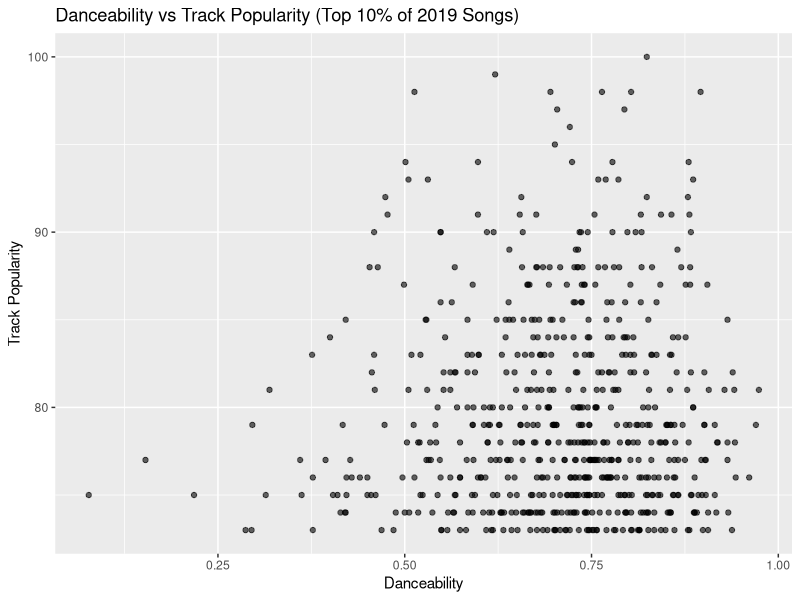
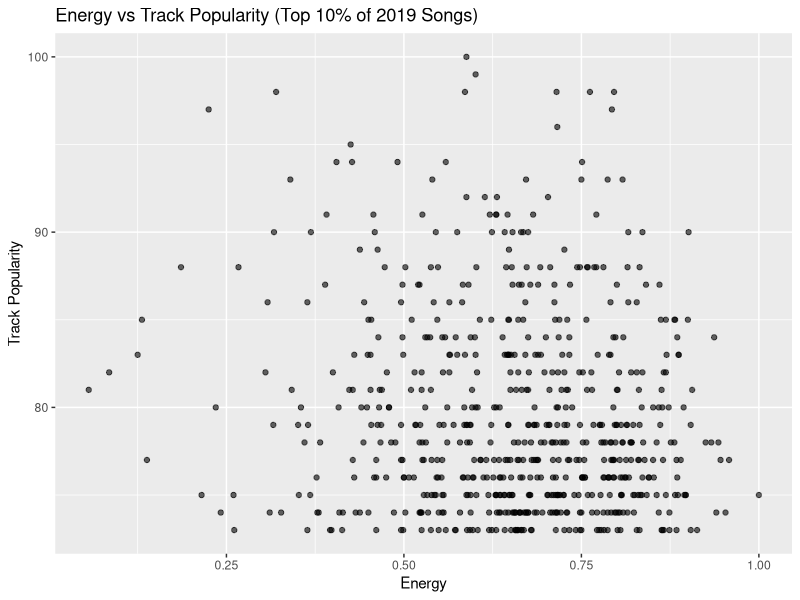
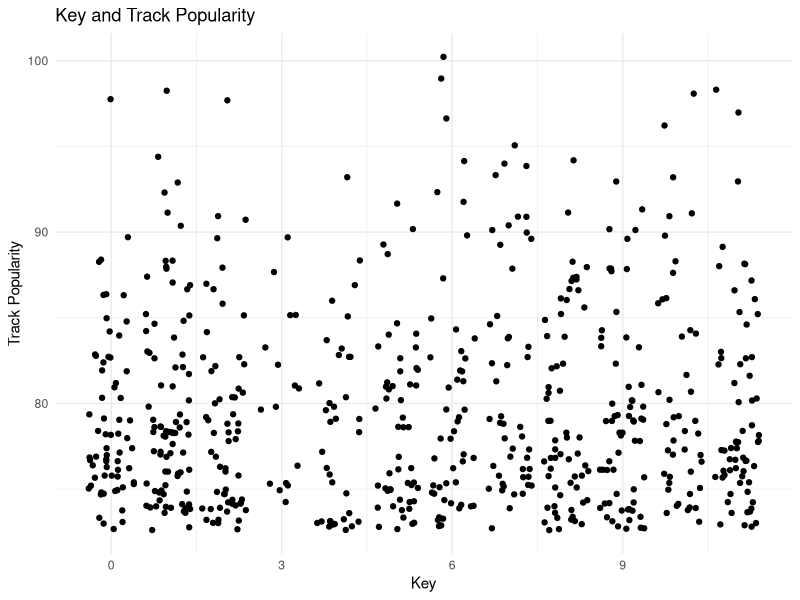
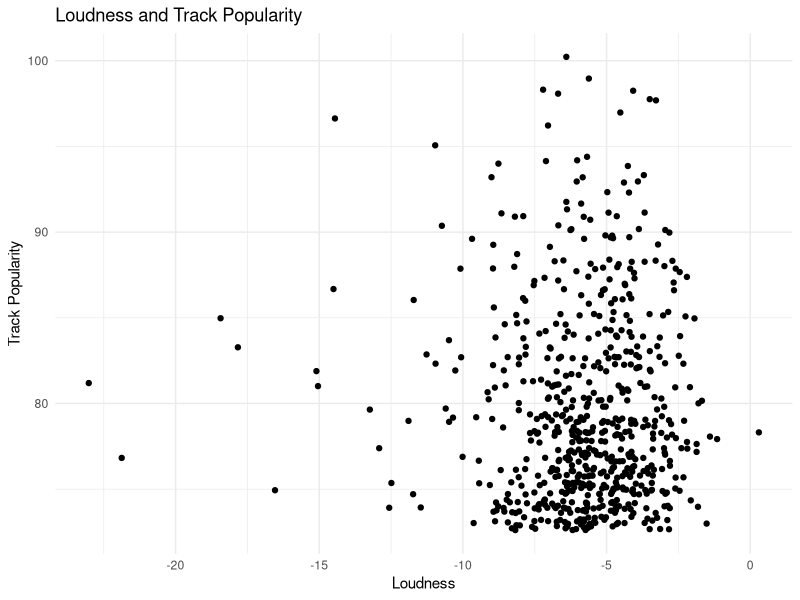
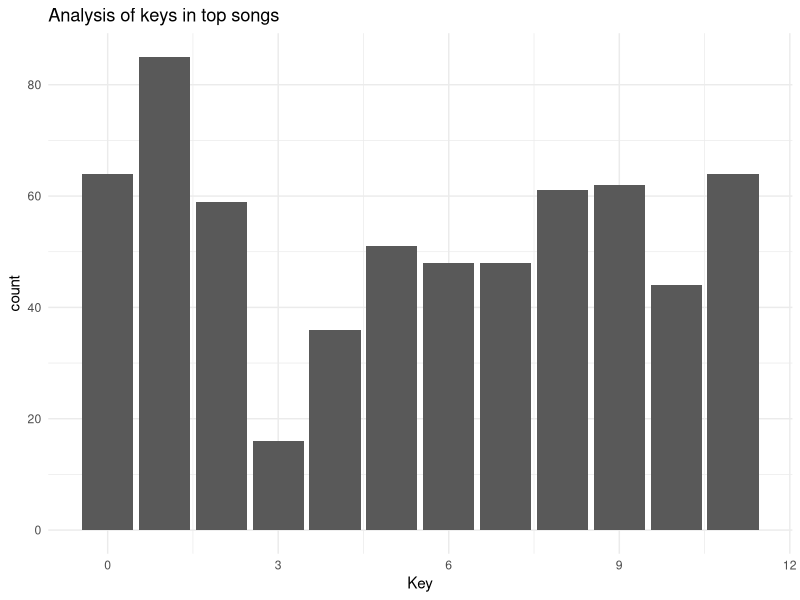
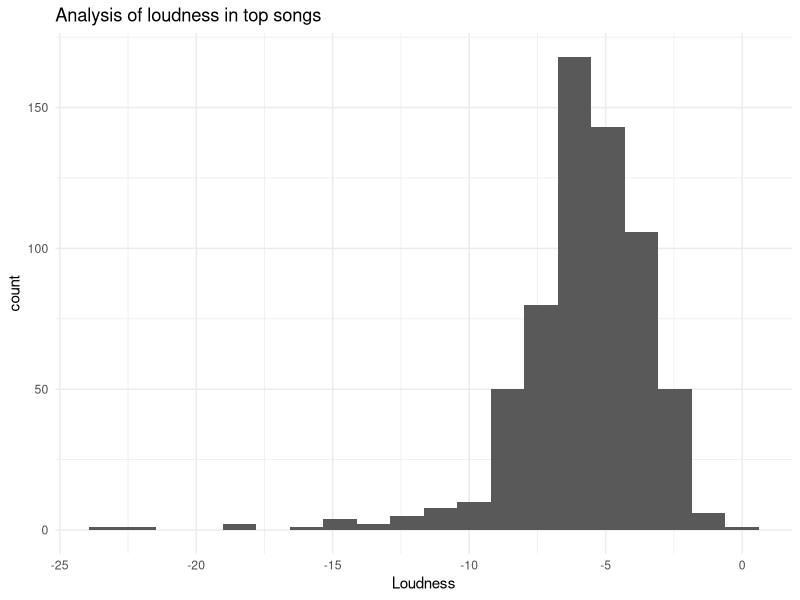
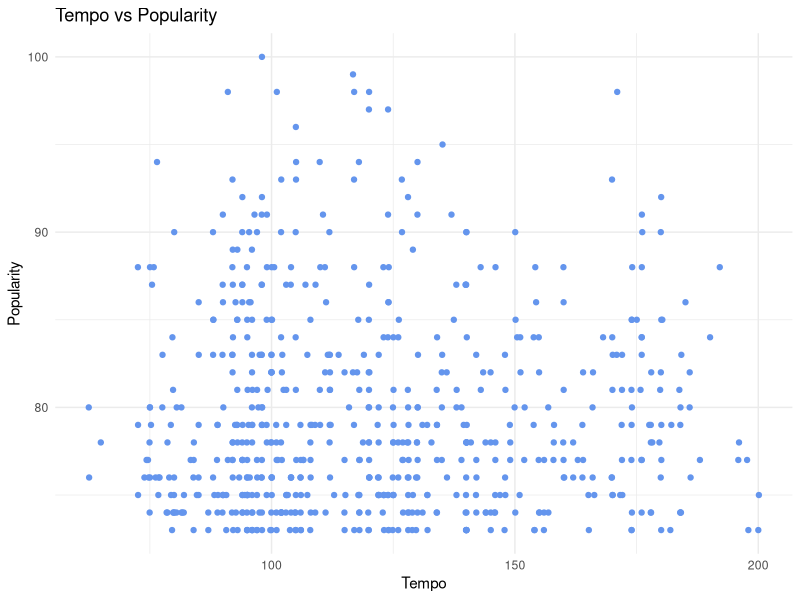
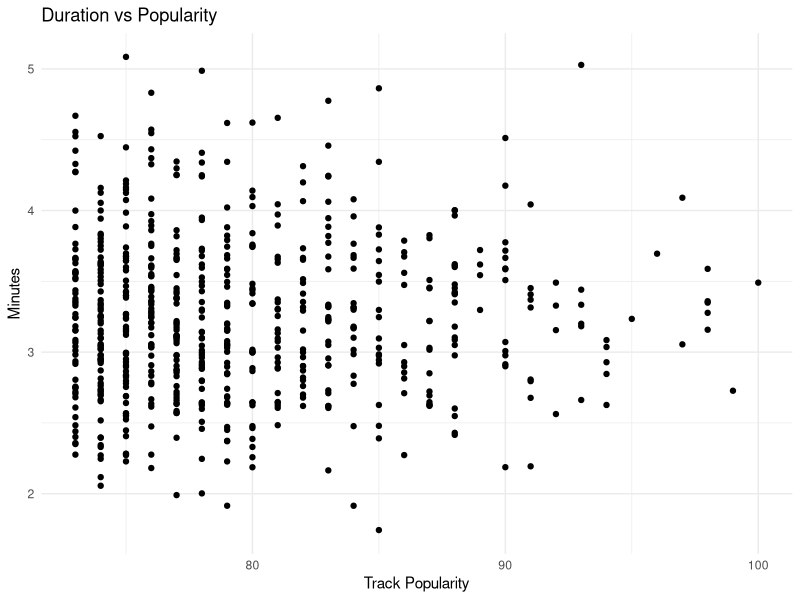

Write the R code that produced these figures, in order.
## ---- chunk 1
#| warning: false
#| message: false
#| echo: false

# Set Up
library(tidyverse)
library(lubridate)

spotify_songs_cleaned <- read_csv("spotify_cleaned.csv")
## ---- chunk 2
spotify_songs_cleaned |>
select(track_popularity, danceability, energy) |>
cor(use = "complete.obs")


spotify_songs_cleaned |>
ggplot(aes(x = danceability, y = track_popularity)) +
geom_point(alpha = 0.6) +
labs(
title = "Danceability vs Track Popularity (Top 10% of 2019 Songs)",
x = "Danceability",
y = "Track Popularity"
)

spotify_songs_cleaned |>
ggplot(aes(x = energy, y = track_popularity)) +
geom_point(alpha = 0.6) +
labs(
title = "Energy vs Track Popularity (Top 10% of 2019 Songs)",
x = "Energy",
y = "Track Popularity"
)

## ---- chunk 3
ggplot(spotify_songs_cleaned, aes(x = key, y = track_popularity)) +
  geom_point(position = position_jitter(seed=100)) +
  theme_minimal() + 
  labs(title = "Key and Track Popularity", 
       x = "Key",
       y = "Track Popularity")
## ---- chunk 4
ggplot(spotify_songs_cleaned, aes(x = loudness, y = track_popularity)) +
  #geom_point(position = position_jitter(seed=100)) +
  geom_point(position = position_jitter(seed=100)) +
  theme_minimal() + 
  labs(title = "Loudness and Track Popularity", 
       x = "Loudness",
       y = "Track Popularity")
## ---- chunk 5
ggplot(spotify_songs_cleaned, aes(x = key)) +
  geom_bar() +
  theme_minimal() + 
  labs(title = "Analysis of keys in top songs", 
       x = "Key")
## ---- chunk 6
ggplot(spotify_songs_cleaned, aes(x = loudness)) +
  geom_histogram(bins = 20) +
  theme_minimal() + 
  labs(title = "Analysis of loudness in top songs", 
       x = "Loudness")
## ---- chunk 7
ggplot(data = spotify_songs_cleaned,
       aes(x = tempo, y = track_popularity)) +
  geom_point(alpha = 2, color = "cornflowerblue") +
  labs(title = "Tempo vs Popularity",
       x = "Tempo",
       y = "Popularity") +
  theme_minimal()
## ---- chunk 8
spofity_songs_summary <- spotify_songs_cleaned |>
  group_by(tempo) |>
  summarise(
    avg_pop = mean(track_popularity, na.rm = TRUE),
    max_pop = max(track_popularity, na.rm = TRUE),
    min_pop = min(track_popularity, na.rm = TRUE),
    number_of_songs = n()
  )
spofity_songs_summary
## ---- chunk 9
spotify_songs_cleaned <- spotify_songs_cleaned |>
  mutate(duration_min = duration_ms / (1000 * 60))
# converted milliseconds to minutes 
## ---- chunk 10
ggplot(data = spotify_songs_cleaned, aes(x = track_popularity, y = duration_min)) +
  geom_point(fill = "cornflowerblue") +
  labs(title = "Duration vs Popularity",
       x = "Track Popularity",
       y = "Minutes") +
  theme_minimal()

## ---- chunk 11
ggplot(data = spotify_songs_cleaned, aes(x = tempo, y = duration_min, color = track_popularity)) +
  geom_point() +
  scale_color_viridis_c() +
  labs(title = "Popularity in Relation to Tempo and Duration",
       x = "Tempo (BPD)",
       y = "Duration (minutes)",
       color = "Popularity") +
  theme_minimal() 
## ---- chunk 12
# Major is 1, minor is 0

mode_popularity <- spotify_songs_cleaned |>
  group_by(mode) |>
  summarize(num_songs = n(),
            avg_popularity = mean(track_popularity))

mode_popularity

spotify_songs_cleaned |>
  mutate(mode = factor(mode, labels = c("minor", "major"))) |>
  ggplot(aes(x = track_popularity, group = mode, color = mode)) +
  geom_density()
## ---- chunk 13
spotify_songs_cleaned |>
  ggplot(aes(x = valence, y = track_popularity)) +
  geom_point()

spotify_songs_cleaned |>
  ggplot(aes(x = valence)) +
  geom_histogram()
